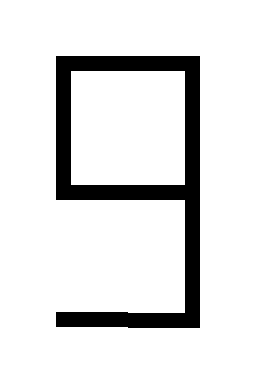

This is a level from a 2D game, rendered from its Tiled map with the project's own tilesets. A one-line summary and the complete map file follow:
An orthogonal 2x3 tile map with 128x128 px tiles, 1 tile layer (Tile Layer 1).

<map version="1.5" tiledversion="1.7.2" orientation="orthogonal" renderorder="right-down" width="2" height="3" tilewidth="128" tileheight="128" infinite="0" nextlayerid="2" nextobjectid="1">
 <tileset firstgid="1" name="g1" tilewidth="128" tileheight="128" tilecount="15" columns="0">
  <grid orientation="orthogonal" width="1" height="1" />
  <tile id="0">
   <image width="128" height="128" source="../tileset/0.bmp" />
  </tile>
  <tile id="1">
   <image width="128" height="128" source="../tileset/1.bmp" />
  </tile>
  <tile id="2">
   <image width="128" height="128" source="../tileset/2.bmp" />
  </tile>
  <tile id="3">
   <image width="128" height="128" source="../tileset/3.bmp" />
  </tile>
  <tile id="4">
   <image width="128" height="128" source="../tileset/4.bmp" />
  </tile>
  <tile id="5">
   <image width="128" height="128" source="../tileset/5.bmp" />
  </tile>
  <tile id="6">
   <image width="128" height="128" source="../tileset/6.bmp" />
  </tile>
  <tile id="7">
   <image width="128" height="128" source="../tileset/7.bmp" />
  </tile>
  <tile id="8">
   <image width="128" height="128" source="../tileset/8.bmp" />
  </tile>
  <tile id="9">
   <image width="128" height="128" source="../tileset/9.bmp" />
  </tile>
  <tile id="10">
   <image width="128" height="128" source="../tileset/10.bmp" />
  </tile>
  <tile id="11">
   <image width="128" height="128" source="../tileset/11.bmp" />
  </tile>
  <tile id="12">
   <image width="128" height="128" source="../tileset/12.bmp" />
  </tile>
  <tile id="13">
   <image width="128" height="128" source="../tileset/13.bmp" />
  </tile>
  <tile id="14">
   <image width="128" height="128" source="../tileset/14.bmp" />
  </tile>
 </tileset>
 <layer id="1" name="Tile Layer 1" width="2" height="3">
  <data encoding="csv">
8,9,
7,14,
2,10
</data>
 </layer>
</map>
